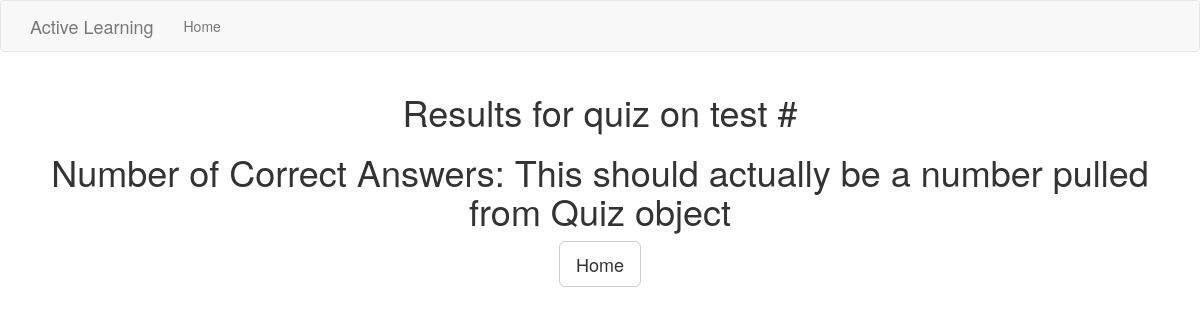
Before: /test_results?test_id=40 with the older database file.
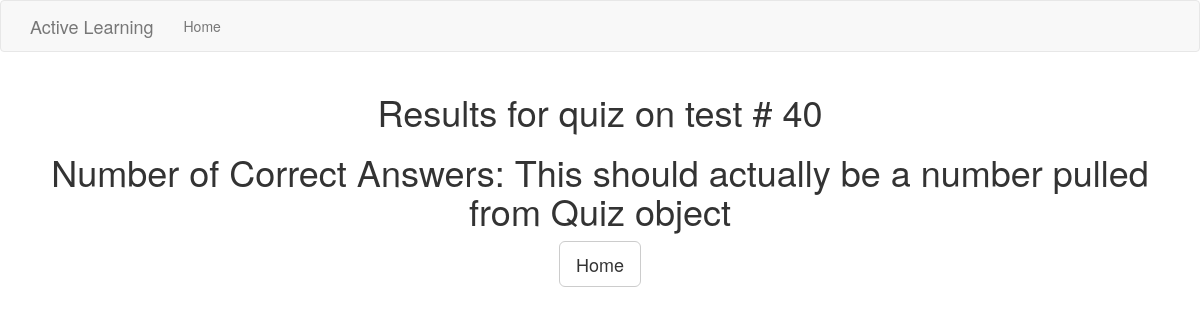
After: the same page with the newer database file.
### app/models.py (models this page shows, shortened)
class Test(db.Model):
    __tablename__ = 'test'
    id = db.Column(db.Integer, primary_key = True)
    correct_answers = db.Column(db.Integer)
    bin_id = db.Column(db.Integer, db.ForeignKey('bin.id'))

### app/routes.py (the view)
@app.route('/test_results')
def test_results():
	test_id = request.args.get('test_id')
	return(test_results_controller(test_id))

### app/test_results_controller.py (called while the page is built)
def test_results_controller(test_id):
	test = Test.query.filter_by(id = test_id).first()
	correct_answers = 'This should actually be a number pulled from Quiz object'
	return(render_template('test_results.html', title='Test Resluts', test=test, correct_answers=correct_answers))

### app/templates/test_results.html
{% extends "base.html" %}
{% import 'bootstrap/wtf.html' as wtf %}
{% block content %}
<h1 align="center">Results for quiz on test # {{test.id}}</h1>
<h1 align="center">Number of Correct Answers: {{correct_answers}}</h1>
  <p align="center">
    <a class="btn btn-lg btn-default" id="quizButton" href="{{ url_for('index') }}">Home</a>
  </p>
{% endblock %}

Changed rows visible on the page:
added Test: id "40"
